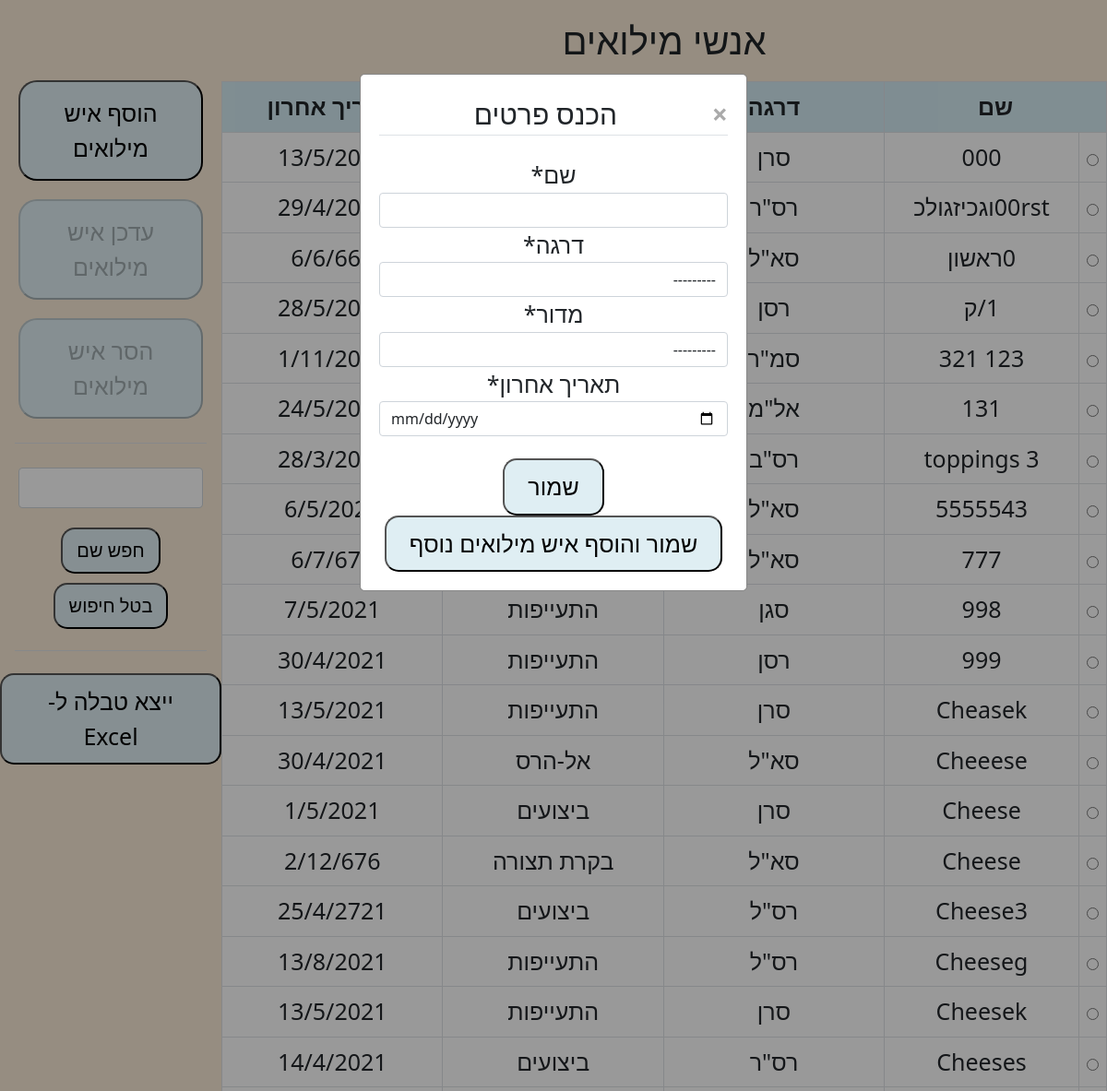
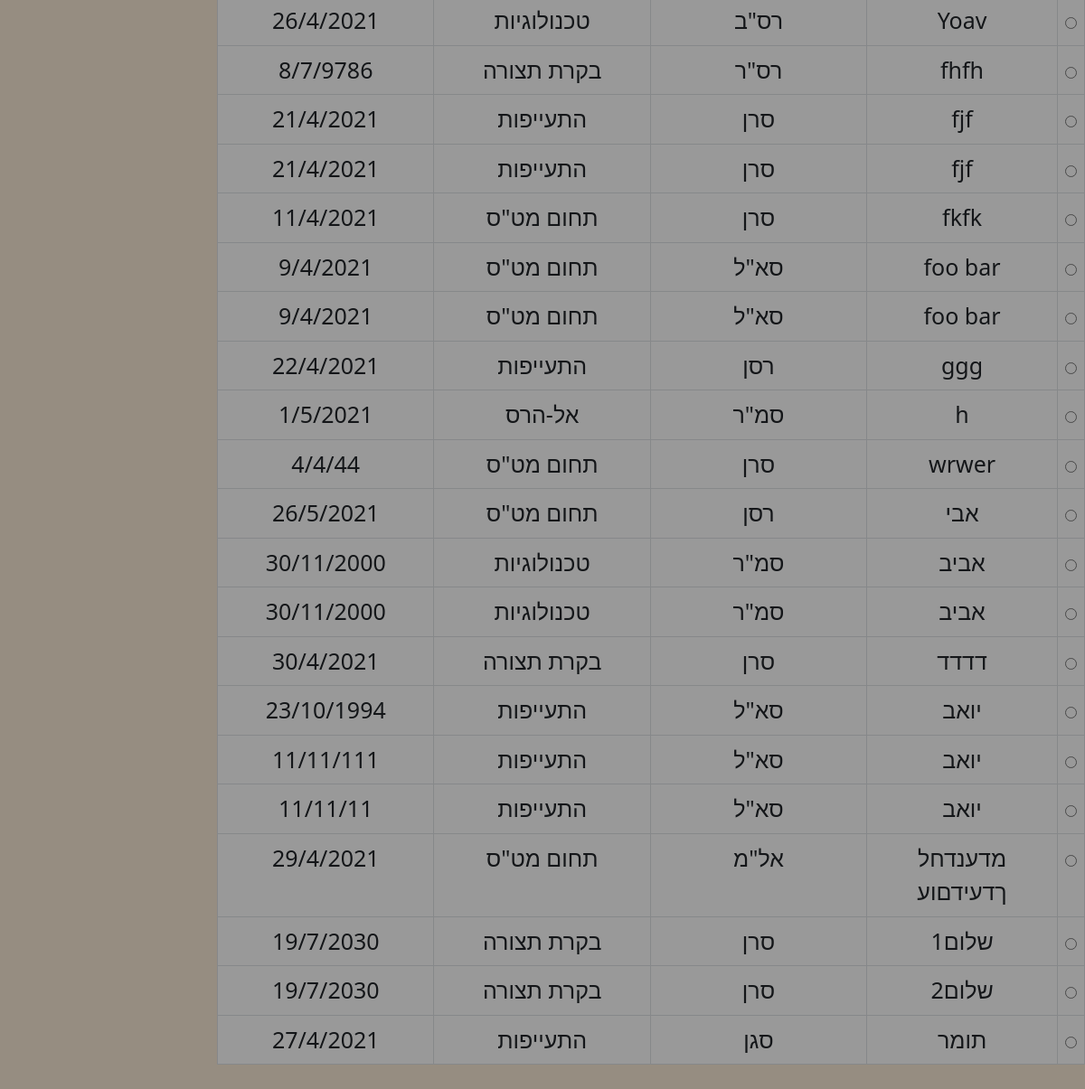
Screenshot of /add/ with the database file from the repository (2 pictures, top to bottom).
### mainapp/models.py (models this page shows, shortened)
class Person(models.Model):
    ranks = [
        (1, 'סגן'),
        (2, 'סרן'),
        (3, 'רסן'),
        (4, 'סא"ל'),
        (5, 'אל"מ'),
        (6, 'סמ"ר'),
        (7, 'רס"ל'),
        (8, 'רס"ר'),
        (9, 'רס"מ'),
        (10, 'רס"ב'),
        (11, 'רנ"ג')
    ]
    groups = [
        (1, 'ביצועים'),
        (2, 'בקרת תצורה'),
        (3, 'תחום מט"ס'),
        (4, 'התעייפות'),
        (5, 'אל-הרס'),
        (6, 'טכנולוגיות')
    ]
    name = models.CharField(max_length=50, verbose_name='שם')
    rank = models.IntegerField(choices=ranks, verbose_name='דרגה')
    group = models.IntegerField(choices=groups, verbose_name='מדור')
    last_here = models.DateField(blank=True, null=True, verbose_name='תאריך אחרון')

### mainapp/views.py (the view)
# urls.py: path('add/', views.add, name='add'),
def add(request):
    person_list = Person.objects.all().order_by('name', 'rank')
    if request.method == 'POST':
        form = PersonForm(request.POST)
        if form.is_valid():
            form.save()
    else:
        form = PersonForm()
    if 'submit' in request.POST:
        return HttpResponseRedirect('/')
    elif 'add_more' in request.POST:
        return HttpResponseRedirect('/add/')
    return render(request, 'mainapp/add.html', {"person_list":person_list, "form":form})

### mainapp/forms.py
class PersonForm(forms.ModelForm):
    class Meta:
        model = Person
        fields = '__all__'
    last_here = forms.DateField(widget=forms.widgets.DateInput(attrs={'type':'date'}), label='תאריך אחרון')

### mainapp/templates/mainapp/add.html (shortened to what this page needs)
{% extends "mainapp/home.html" %} {% load crispy_forms_tags %} {% block modal %}
<div id="addModal" class="modal" dir="rtl">
  <div class="modal-content">
    <form action="" method="post">
      <fieldset class="form-group">
        <legend class="border-bottom mb-4" style="font-size: 30px">
          <span class="close" onclick="location.href='/'">&times;</span>
          הכנס פרטים
        </legend>
        {{ form|crispy }}
      </fieldset>
      <br />
      <button type="submit" class="btnmed" name="submit">שמור</button>
      <button type="submit" class="btnmed" name="add_more">
        שמור והוסף איש מילואים נוסף
      </button>
    </form>
  </div>
</div>
{% endblock %}

### mainapp/templates/mainapp/home.html (shortened to what this page needs)
{% load static %}
<!DOCTYPE html>
<html lang="he">
  <head>
    <link
      rel="stylesheet"
      type="text/css"
      href="{% static 'mainapp/bootstrap/css/bootstrap.min.css' %}"
    />
    <link
      rel="stylesheet"
      type="text/css"
      href="{% static 'mainapp/style.css' %}"
    />
  </head>
  <body>
    <div class="split button_side" dir="rtl">
      <button onclick="location.href='/add/'" id="addBtn" class="btnbig">
        הוסף איש מילואים
      </button>
      <button onclick="updatePerson()" id="updateBtn" class="btnbig" disabled>
        עדכן איש מילואים
      </button>
      <button onclick="deletePerson()" id="deleteBtn" class="btnbig" disabled>
        הסר איש מילואים
      </button>
      <div class="border-bottom m-3"></div>
      <div class="search_box">
        <input
          type="text"
          maxlength="10"
          class="form-control inputsmall mb-3"
          id="search"
          dir="rtl"
        />
        <button class="btnsmall" onclick="findWord()">חפש שם</button>
        <button class="btnsmall" onclick="location.href='/'">בטל חיפוש</button>
      </div>
      <div class="border-bottom mx-3 my-2"></div>
      <button class="btnmed mt-3" onclick="printButton()">
        ייצא טבלה ל-Excel
      </button>
    </div>
    <div class="split table_side">
      <h1>אנשי מילואים</h1>
      <div class="scrollbar" bottom="0">
        <table class="table table-bordered" style="font-size: 25px" dir="rtl">
          <thead>
            <tr class="row1">
              <th colspan="2">שם</th>
              <th>דרגה</th>
              <th>מדור</th>
              <th>תאריך אחרון</th>
            </tr>
          </thead>
          <tbody>
            {% for i in person_list %}
            <tr class="row2" onclick="changeRadio('{{i.id}}')">
              <td>
                <input
                  type="radio"
                  name="selectPersonnel"
                  id="{{i.id}}"
                  onchange="enableButtons()"
                />
              </td>
              <td name="name" id="{{i.name}}">{{ i.name }}</td>
              <td>{{ i.get_rank_display }}</td>
              <td>{{ i.get_group_display }}</td>
              <td>{{ i.last_here|date:"j/n/Y" }}</td>
            </tr>
            {% endfor %}
          </tbody>
        </table>
      </div>
    </div>
    {% block modal %}{% endblock %}
  </body>
</html>

### mainapp/static/mainapp/style.css (style rules this page uses)
h1 { margin: 20px; }
body { background-color: antiquewhite; text-align: center; }
.scrollbar { height: 90.2%; overflow-y: auto; }
.row1 { background-color: rgb(212, 236, 243); }
.row1 > * { text-align: center; width: 25%; }
.row2 { background-color: rgb(255, 255, 255); }
.btnbig { background-color: rgb(223, 238, 243); font-size: 25px; padding: 15px 40px; margin: 10px 20px; border-radius: 20px; }
.btnmed { background-color: rgb(223, 238, 243); font-size: 25px; padding: 10px 25px; border-radius: 15px; }
.btnsmall { background-color: rgb(223, 238, 243); font-size: 20px; padding: 8px 15px; border-radius: 15px; margin: 5px; }
.inputsmall { font-size: 20px; }
.search_box { padding: 10px 20px; }
form > * { font-size: 25px; }
.split { height: 100%; position: fixed; top: 0; overflow-x: hidden; overflow-y: hidden; }
.button_side { left: 0; width: 20%; margin-top: 77px; }
.table_side { right: 0; width: 80%; text-align: center; }
.modal { display: block; position: fixed; z-index: 1; padding-top: 80px; left: 0; top: 0; width: 100%; height: 100%; overflow: auto; background-color: rgb(0, 0, 0); background-color: rgba(0, 0, 0, 0.4); }
.modal-content { background-color: white; margin: auto; padding: 20px; border: 1px solid #888; width: 35%; }
.close { color: #aaaaaa; float: right; font-weight: bold; }

### rows the page displays
Person: name "000", rank "סרן", last_here "13/5/2021"
Person: name "00rstוגכיזגולכ", rank "רס\"ר", last_here "29/4/2021"
Person: name "0ראשון", rank "סא\"ל", last_here "6/6/666"
Person: name "1/ק", rank "רסן", last_here "28/5/2021"
Person: name "123 321", rank "סמ\"ר", last_here "1/11/2029"
Person: name "131", rank "אל\"מ", last_here "24/5/2021"
Person: name "3 toppings", rank "רס\"ב", last_here "28/3/2021"
Person: name "5555543", rank "סא\"ל", last_here "6/5/2021"
Person: name "777", rank "סא\"ל", last_here "6/7/676"
Person: name "998", rank "סגן", group "התעייפות", last_here "7/5/2021"
Person: name "999", rank "רסן", group "התעייפות", last_here "30/4/2021"
Person: name "Cheasek", rank "סרן", group "התעייפות", last_here "13/5/2021"
Person: name "Cheeese", rank "סא\"ל", group "אל-הרס", last_here "30/4/2021"
Person: name "Cheese", rank "סרן", group "ביצועים", last_here "1/5/2021"
Person: name "Cheese", rank "סא\"ל", group "בקרת תצורה", last_here "2/12/676"
Person: name "Cheese3", rank "רס\"ל", group "ביצועים", last_here "25/4/2721"
Person: name "Cheeseg", rank "רס\"ל", group "התעייפות", last_here "13/8/2021"
Person: name "Cheesek", rank "סרן", group "התעייפות", last_here "13/5/2021"
Person: name "Cheeses", rank "רס\"ר", group "ביצועים", last_here "14/4/2021"
Person: name "Yoav", rank "רס\"ב", group "טכנולוגיות", last_here "26/4/2021"
Person: name "fhfh", rank "רס\"ר", group "בקרת תצורה", last_here "8/7/9786"
Person: name "fjf", rank "סרן", group "התעייפות", last_here "21/4/2021"
Person: name "fjf", rank "סרן", group "התעייפות", last_here "21/4/2021"
Person: name "fkfk", rank "סרן", group "תחום מט\"ס", last_here "11/4/2021"
Person: name "foo bar", rank "סא\"ל", group "תחום מט\"ס", last_here "9/4/2021"
Person: name "foo bar", rank "סא\"ל", group "תחום מט\"ס", last_here "9/4/2021"
Person: name "ggg", rank "רסן", group "התעייפות", last_here "22/4/2021"
Person: name "h", rank "סמ\"ר", group "אל-הרס", last_here "1/5/2021"
Person: name "wrwer", rank "סרן", group "תחום מט\"ס", last_here "4/4/44"
Person: name "אבי", rank "רסן", group "תחום מט\"ס", last_here "26/5/2021"
Person: name "אביב", rank "סמ\"ר", group "טכנולוגיות", last_here "30/11/2000"
Person: name "אביב", rank "סמ\"ר", group "טכנולוגיות", last_here "30/11/2000"
Person: name "דדדד", rank "סרן", group "בקרת תצורה", last_here "30/4/2021"
Person: name "יואב", rank "סא\"ל", group "התעייפות", last_here "23/10/1994"
Person: name "יואב", rank "סא\"ל", group "התעייפות", last_here "11/11/111"
Person: name "יואב", rank "סא\"ל", group "התעייפות", last_here "11/11/11"
Person: name "מדענדחל ךדעידםוע", rank "אל\"מ", group "תחום מט\"ס", last_here "29/4/2021"
Person: name "שלום1", rank "סרן", group "בקרת תצורה", last_here "19/7/2030"
Person: name "שלום2", rank "סרן", group "בקרת תצורה", last_here "19/7/2030"
Person: name "תומר", rank "סגן", group "התעייפות", last_here "27/4/2021"
